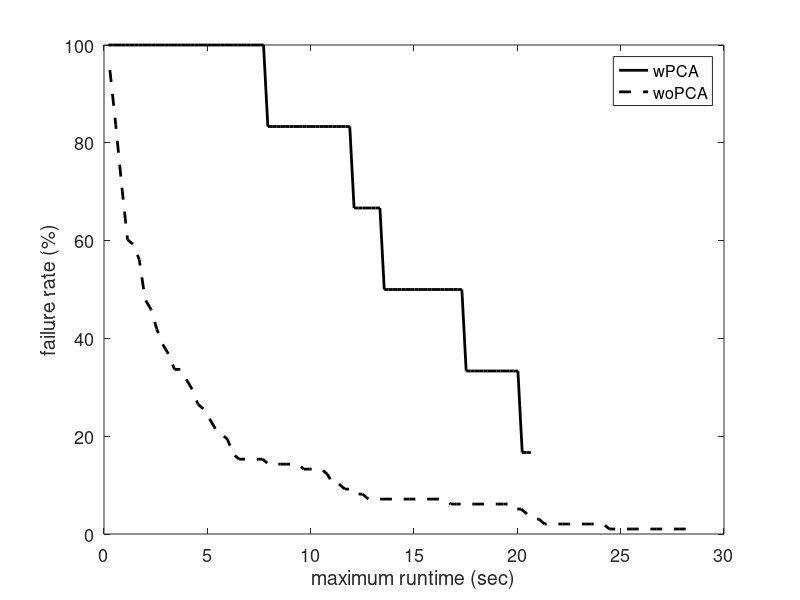

Write MATLAB code to recreate this figure.
% Benchmark_RRT_envI_wo.txt - Planning without PCA - for comparison
% Benchmark_RRT_envI_w.txt - with PCA (including the nearest neighbor in the PCA) knn=20
% Benchmark_RRT_envI_w_2.txt - with PCA (not including the nearest neighbor in the PCA) knn=20
% Benchmark_RRT_envI_w_3.txt - with PCA (including the nearest neighbor in the PCA) knn=tree size
% Benchmark_RRT_envI_w_4.txt - with PCA (including the nearest neighbor in the PCA) knn=90
% Benchmark_RRT_envI_w_5.txt- with the minimum number of nodes in tree to operate PCA set to 1 (previously was 6)
% *Benchmark_RRT_envI_w_6.txt- with the minimum number of nodes in tree to operate PCA set to 3 (previously was 6)
% Benchmark_RRT_envI_w_7.txt- nearestR with radius 2.6

% (*) marks best so far
% In all trials, d = 2.8
% last updated: 12/11/17

clear all
clc


%%
planners = {'BiRRT','RRT'};
plannerType = planners{2};
switch plannerType
    case 'BiRRT'
        D{1} = load('Benchmark_CBiRRT_w.txt'); 
        D{2} = load('Benchmark_CBiRRT_wo.txt');
        fprintf('Failures: \t%.1f, %.1f \n', 100-sum(D{1}(:,1))/size(D{1},1)*100, 100-sum(D{2}(:,1))/size(D{2},1)*100);
        d = 1.6;
        D{1} = [d*ones(size(D{1},1),1) D{1}];
        D{2} = [d*ones(size(D{2},1),1) D{2}];
        D{1} = D{1}(D{1}(:,2)==1,:); 
        D{2} = D{2}(D{2}(:,2)==1,:); 
        
    case 'RRT'
        D{1} = load('Benchmark_RRT_envII_w.txt'); 
        D{2} = load('Benchmark_RRT_envII_wo.txt'); 
        fprintf('Failures: \t%.1f, %.1f \n', 100-sum(D{1}(:,1))/size(D{1},1)*100, 100-sum(D{2}(:,1))/size(D{2},1)*100);
        d = 0.8;
        D{1} = [d*ones(size(D{1},1),1) D{1}];
        D{2} = [d*ones(size(D{2},1),1) D{2}];
        D{1} = D{1}(D{1}(:,2)==1,:); 
        D{2} = D{2}(D{2}(:,2)==1,:); 
end

%%
disp(['Results for ' plannerType ':']);

%%

for k = 1:size(D,2)
    
    suc = D{k}(:,2)==1;
    F(:,k) = mean(D{k});
    
    tmin(k) = F(4,k);
end

clc
disp('-----------------------------------');
fprintf('         \t\tw/\tw/o\n');
fprintf('Queries: \t\t%d\t%d\n', size(D{1},1), size(D{2},1));
fprintf('d =      \t\t%.1f\t%.1f\n', F(1,1), F(1,2));
fprintf('Avg. time (for d): \t%.2f\t%.2f \t(msec)\n', F(4,1)*1e3, F(4,2)*1e3);
fprintf('Min. time (for d): \t%.2f\t%.2f \t(msec)\n', min(D{1}(:,4))*1e3, min(D{2}(:,4))*1e3);
fprintf('Nodes in path:     \t%.1f\t%.1f\n', F(10,1), F(10,2));
fprintf('Nodes in trees:    \t%.1f\t%.1f\n', F(11,1), F(11,2));
disp('------------ Sampling -------------');
fprintf('Sampling time:    \t%.2f\t%.2f \t(msec)\n', F(15,1)*1e3, F(15,2)*1e3);
fprintf('Sampling count: \t%.1f\t%.1f \t(%%)\n', F(16,1)+F(17,1), F(16,2)+F(17,2));
fprintf('Sampling success: \t%.2f\t%.2f \t(%%)\n', 100*F(16,1)/(F(16,1)+F(17,1)), 100*F(16,2)/(F(16,2)+F(17,2)));
disp('------------ loc.-con. ------------');
fprintf('Loc.-con. time:    \t%.2f\t%.2f \t(msec)\n', F(12,1)*1e3, F(12,2)*1e3);
fprintf('Loc.-con. count:   \t%.2f\t%.2f \t\n', F(13,1), F(13,2));
fprintf('Loc.-con. success: \t%.2f\t%.2f \t(%%)\n', 100*F(14,1)/F(13,1), 100*F(14,2)/F(13,2));
fprintf('Loc.-con. distance: \t%.2f\t%.2f\n', F(20,1), F(20,2));
disp('----------- Projection ------------');
fprintf('Proj. time:        \t%.2f\t%.2f \t(msec)\n', F(6,1)*1e3, F(6,2)*1e3);
fprintf('Proj. count:       \t%.2f\t%.2f \t\n', F(5,1), F(5,2));
fprintf('Proj. distance: \t%.2f\t%.2f\n', F(21,1), F(21,2));
disp('--------------- PCA ---------------');
fprintf('PCA time:          \t%.2f\t%.2f \t(msec)\n', F(19,1)*1e3, F(19,2)*1e3);
fprintf('PCA count:       \t%.2f\t%.2f \t\n', F(18,1), F(18,2));

%%
disp(' ');
fprintf('Speed-up (at d = %.1f):      %.2f\n', d, tmin(2)/tmin(1));

%%
%%
%%
% PCS
td = D{1}(:,4);
maxT = max(td);
T1 = linspace(0,maxT,100);
T1 = T1(2:end);
for i = 1:length(T1)
    sd = td < T1(i);
    md(i) = mean(td(sd));
    Md(i) = 1-sum(sd)/length(td);
end
%%
% GD
tg = D{2}(:,4);
maxT = max(tg);
T2 = linspace(0,maxT,100);
T2 = T2(2:end);
for i = 1:length(T2)
    sg = tg < T2(i);
    mg(i) = mean(tg(sg));
    Mg(i) = 1-sum(sg)/length(tg);
end

%%
h = figure(2);
clf
plot(T1,Md*100,'-k','linewidth',2);
hold on
plot(T2,Mg*100,'--k','linewidth',2);
hold off
xlabel('maximum runtime (sec)');
ylabel('failure rate (%)');
legend('wPCA','woPCA');
% xlim([0 8]);%max([T1 T2])]);
% title(plannerType);
set(gca,'fontsize',13);
% set(h, 'Position', [100, 100, 800, 400]);
% print PCS_NR_runtime.eps -depsc -r200